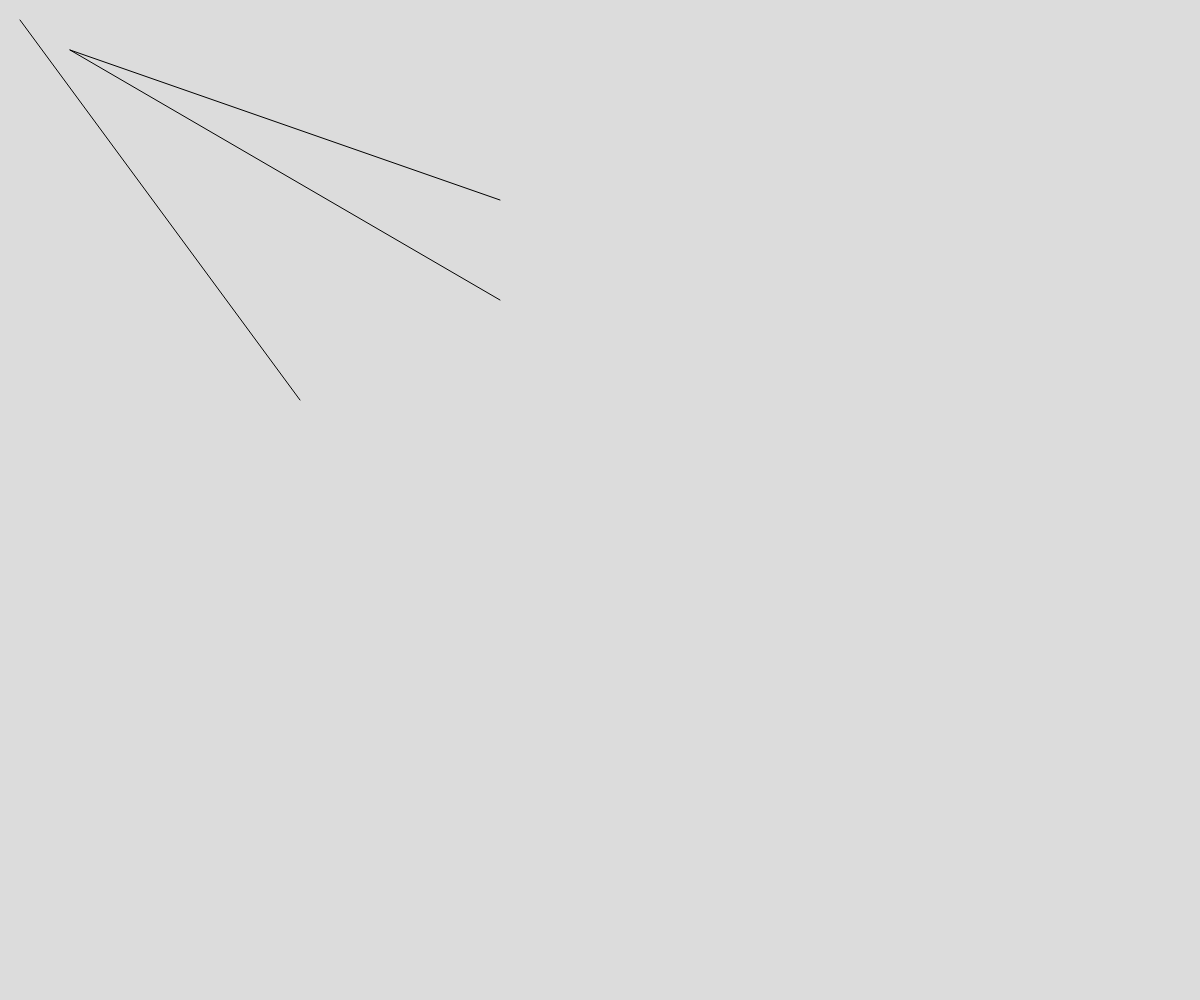
Frame 1 (no input)
Frame 60 (no input): identical to frame 1, image omitted
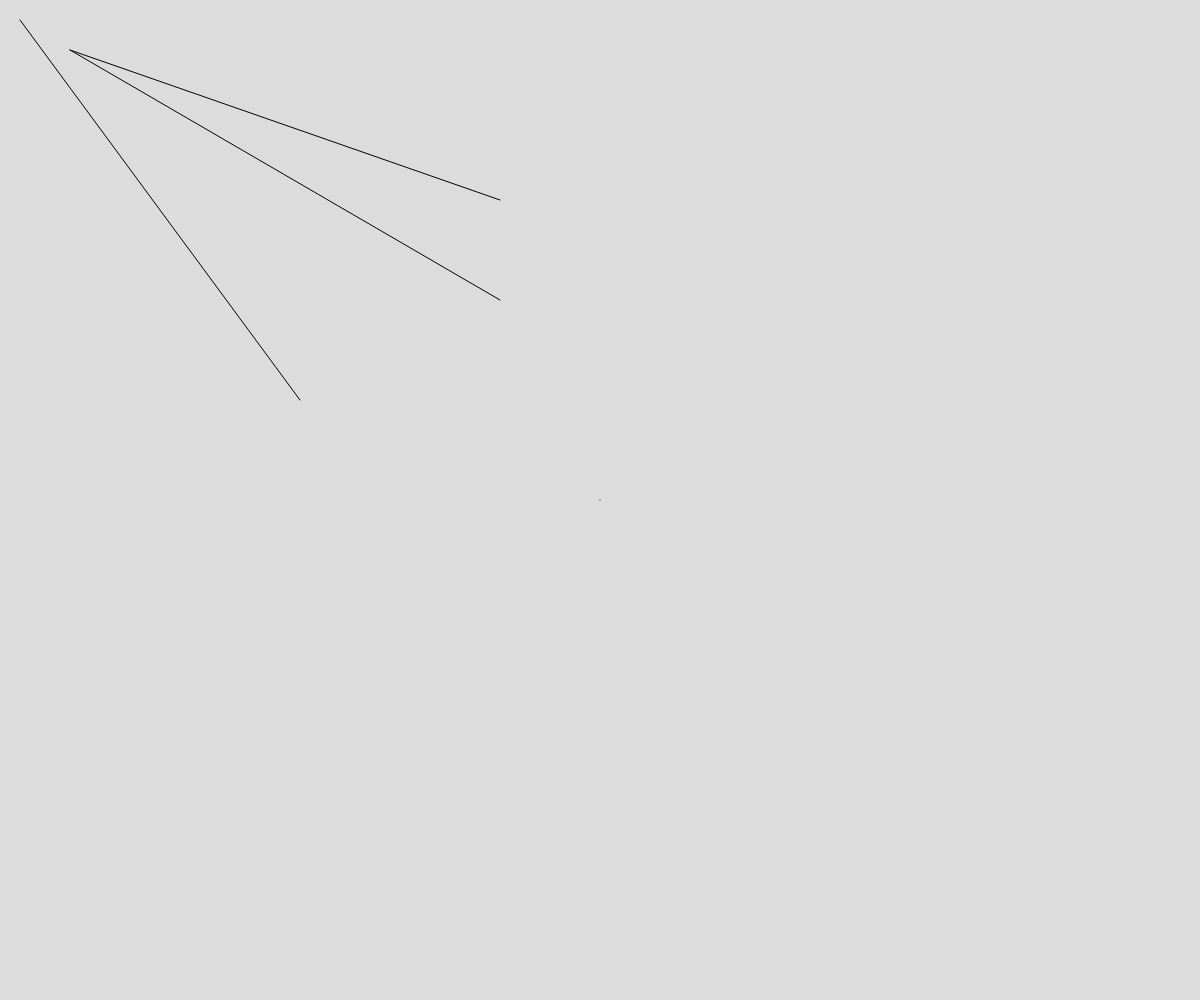
Frame 120 (the mouse pressed at the canvas centre since frame 60)

The p5.js sketch that drew these frames (run headless with seeded random() and noise() and a simulated clock; from frame 60 on, the mouse is pressed at the canvas centre):

// p5.js sketch
// ── sketch.js
// line start points
let startXs = []
let startYs = []
// line end points
let endXs = []
let endYs = []

function setup() {
  createCanvas(windowWidth, windowHeight);
  // DEBUG: insert points in arrays so lines render at when reloading
  addLine(20, 20, 300, 400)
  addLine(70, 50, 500, 200)
  addLine(70, 50, 500, 300)
}

function reset() {
  startXs = []
  endXs = []
  startYs = []
  endYs = []
}

function addLine(x1, y1, x2, y2) {
  startXs.push(x1)
  startYs.push(y1)
  endXs.push(x2)
  endYs.push(y2)
}

function draw() {
  background(220)
  for (let i = 0; i < endXs.length; i++) {
    line(startXs[i], startYs[i], endXs[i], endYs[i])
  }

  if (mouseIsPressed) {
    setLastEnd(mouseX, mouseY)
  }
}

function setLastEnd(x,y){
  let lastIndex = endXs.length -1
  endXs[lastIndex] = x
  endYs[lastIndex] = y
}

function keyPressed() {
  if (key == 'e') {
    reset();
  }
}

function mousePressed() {
  let x = mouseX
  let y = mouseY
  startXs.push(x)
  startYs.push(y)
  endXs.push(x)
  endYs.push(y)
}

function mouseReleased() {
  setLastEnd(mouseX, mouseY)
}
